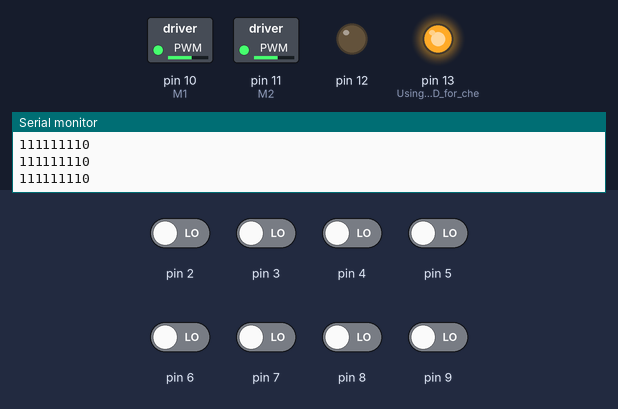
The sketch below on a simulated Arduino Uno, built with avr-gcc and run on an emulated ATmega328P. On the bench: switched loads named in the sketch (green lamp = pin HIGH), output pins drawn as LEDs (lit = HIGH), the last lines printed to the serial monitor. The inputs (shaded band) are chosen by the test bench; at power-on: pin 2–9 LOW.

Above: at 1.8 s.
1.9 s: pin 2 driven HIGH
At 3.6 s:
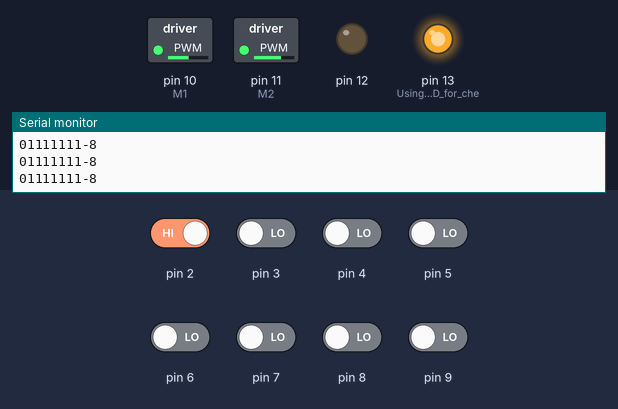
4.0 s: pin 3 driven HIGH
At 5.3 s:
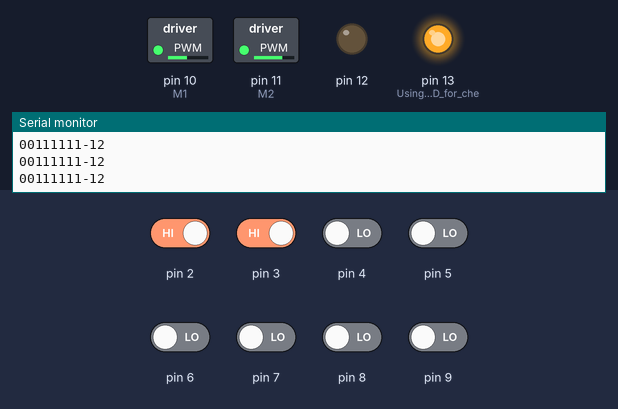
6.0 s: pin 4 driven HIGH
At 7.3 s:
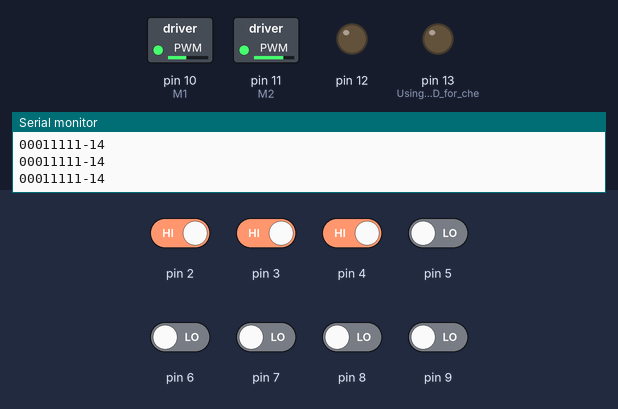
8.5 s: pin 9 driven HIGH
At 10.2 s:
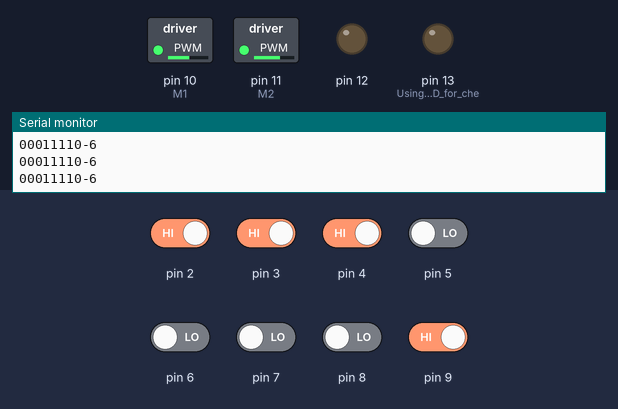
10.5 s: pin 5 driven HIGH
At 11.8 s:
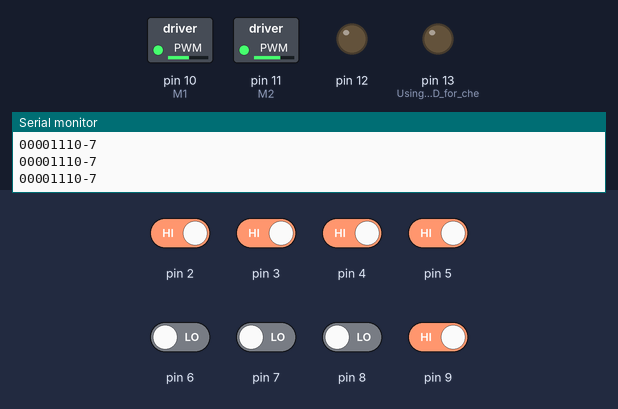
12.5 s: pin 7 driven HIGH
At 13.4 s:
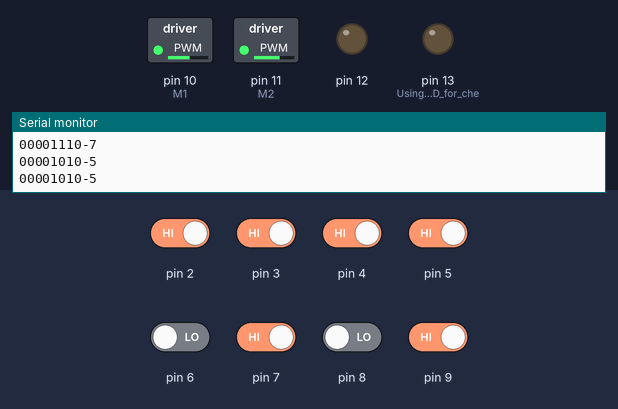
Timing chart, 0 to 15.5 s (numbered marks = the images above; inputs shaded):
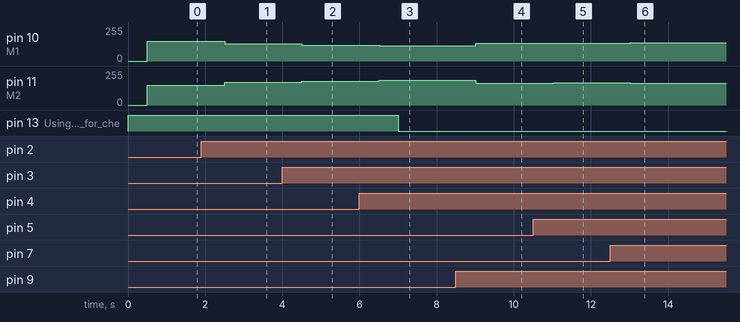

The sketch:

sensor_check.ino
```cpp
#define M1 10//PWM Pin for Motor1
#define M2 11//PWM Pin for Motor2
#define base_speed 150
#include <MsTimer2.h>
float kp=2.5,kd=0.0,ki=0,M1_speed=base_speed,M2_speed=base_speed,last_error=0;//universal constants
void setup()
{
  int i=2;
  for(i=2;i<10;i++)
    {
       pinMode(i,INPUT);//Reading pin 2-9 as input
    }
   Serial.begin(9600);//for serial I/O of sensors. Comment out after debugging
   pinMode(13,OUTPUT);//Using Arduino LED for checkpoint alert
   pinMode(12,OUTPUT);
   pinMode(M1,OUTPUT);
   pinMode(M2,OUTPUT);
   digitalWrite(13,HIGH);//set LED as OFF

}


void loop()
{
  int error=read_sensor();//read the sensor data and get the error
  //For displaying error using serial I/O
  //delay(1500);
 // Serial.println(String("Error=")+ error);
  float pid=calc_PID(error);//Calculate PID value
  run_motors(pid);//Set the motor speed using calculated PID
}

int read_sensor(void)
{
  int arr[10],i,error=0,count=0;
  for(i=2;i<10;i++)
    {
      arr[i]=!digitalRead(i);//reading each sensor
      Serial.print(arr[i]);
      count+=arr[i];//Counting the number of sensors high
    }

   if(count>5)//Treating 5+ sensor high as checkpoint reached. Using MSTimer to autoswitch off LED after 1000ms.
   {
      MsTimer2::set(1500,checkpoint); // 1000ms period
      MsTimer2::start();//Start the timer
      digitalWrite(13,HIGH);
   }

   error=arr[5]+2*arr[4]+4*arr[3]+8*arr[2]-arr[6]-2*arr[7]-4*arr[8]-8*arr[9];//calculate error
   Serial.println(error);
   delay(500);
   return error;
}
float calc_PID(int ERR)
{
  float error=float(ERR);
  float pid=kp*error+kd*(error-last_error)+ki*(error+last_error);//PID algorithm
  /*Experimental block to increase speed at straight paths. Comment out if it proves to be unstable*/
  /*if(last_error==0 && error==0)
  {
    M1_speed+=2;
    M2_speed+=2;
  }
  else
  {
    M1_speed=base_speed;
    M2_speed=base_speed;
  }*/
  last_error=error;
  return pid;
}
void run_motors(float PID)
{
  float motor1=M1_speed+PID;//speed of Motor1
  float motor2=M2_speed-PID;//Speed of Motor2

  if(motor1>255)//For correcting MAX PWM
    motor1=255;

  if(motor1<0)//For correcting MIN PWM
    motor1=0;

  if(motor2>255)//For correcting MAX PWM
    motor1=255;

  if(motor2<0)//For correcting MIN PWM
    motor1=0;
  //Serial.println(String("Motor1=")+motor1+String(", Motor2=")+motor2); // For debugging. Comment out during actual operation.

  analogWrite(M1,(int)motor1);//Set MOTOR1 PWM
  analogWrite(M2,(int)motor2);//Set MOTOR2 PWM
  /*delay(500);
  Serial.println(String("PID=")+ PID);
  Serial.println(String("Motor1=")+ motor1);
  Serial.println(String("char Motor1=")+ (int)motor1);
  Serial.println(String("Motor2=")+ motor2);
  Serial.println(String("char Motor2=")+ (int)motor2);*/

}
void checkpoint()//To be called when a checkpoint is reached.
{
  digitalWrite(13,LOW);
  MsTimer2::stop();
}
```

Measured:
- after the input at 1.9 s, pin 10 (M1): 150/255 → 130/255 after 0.60 s; pin 11 (M2): 150/255 → 170/255 after 0.60 s
- after the input at 4.0 s, pin 10 (M1): 130/255 → 120/255 after 0.51 s; pin 11 (M2): 170/255 → 180/255 after 0.51 s
- after the input at 6.0 s, pin 10 (M1): 120/255 → 115/255 after 0.51 s; pin 11 (M2): 180/255 → 185/255 after 0.51 s; pin 13 (Using_Arduino_LED_for_che): HIGH → LOW after 1.0 s
- after the input at 8.5 s, pin 10 (M1): 115/255 → 135/255 after 0.51 s; pin 11 (M2): 185/255 → 165/255 after 0.51 s
- after the input at 10.5 s, pin 10 (M1): 135/255 → 132/255 after 0.52 s; pin 11 (M2): 165/255 → 167/255 after 0.52 s
- after the input at 12.5 s, pin 10 (M1): 132/255 → 137/255 after 0.52 s; pin 11 (M2): 167/255 → 162/255 after 0.52 s
